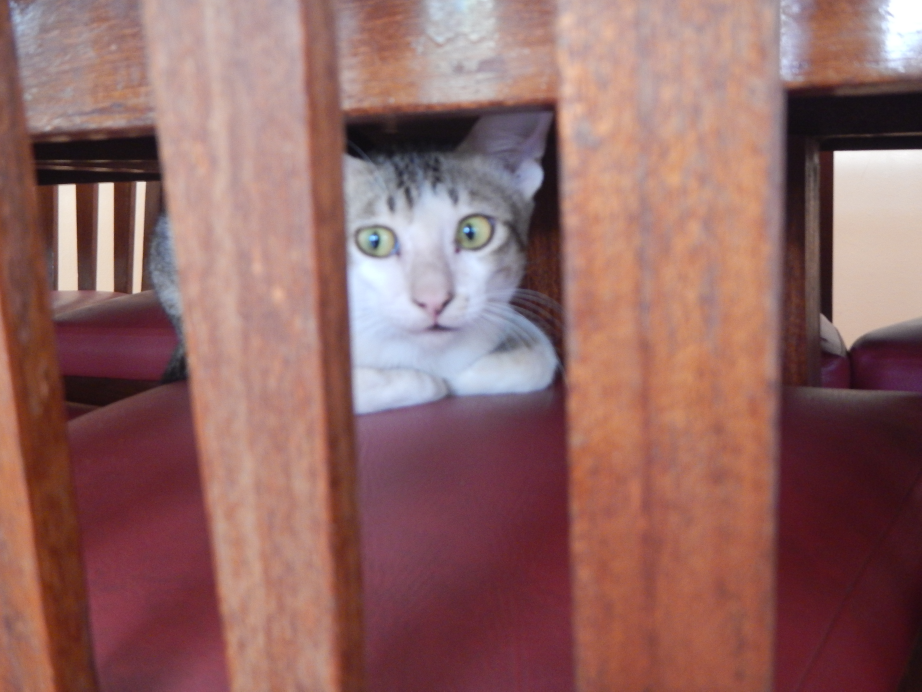
#> input picture python_ML/SSD/DSCN2112.JPG, 4608 x 3456 px (shown at 1/5 size)
$ jupyter execute handle_default_boxes.ipynb
#> lines starting #> are read from the running program, lines starting #| are printed output that depends on the picture; after the words box and inside, x2 and y2 are one past the last pixel; in counts of white or black regions, pixels touching at a corner belong together
[cell 1]
import numpy as np
import cv2
import matplotlib.pyplot as plt
from PIL import Image

[cell 2]
def cvtToPos(feat_map): # feat_map = [cx, cy, w, h]
    left_upper_x = feat_map[0] - int(feat_map[2]/2)
    left_upper_y = feat_map[1] - int(feat_map[3]/2)
    right_lower_x = feat_map[0] + int(feat_map[2]/2)
    right_lower_y = feat_map[1] + int(feat_map[3]/2)
    return np.array([left_upper_x, left_upper_y, right_lower_x, right_lower_y]).astype(np.int32)

def cvtEdge2Center(rect): # rect = [left_upper_x, left_upper_y, w, h]
    cx = rect[0] + int(rect[2]/2)
    cy = rect[1] + int(rect[3]/2)
    return np.array([cx, cy, rect[2], rect[3]]).astype(np.int32)

[cell 3]
# compute feature map positions
def generate_feature_map(imgage_size, feat_size): # #(width, height),(m,n)
    im_w = imgage_size[0]
    im_h = imgage_size[1]
    w = im_w / feat_size[0]
    h = im_h / feat_size[1]

    feat_w = int(w)
    feat_h =int(h)

    feat_map = np.ones([feat_size[0], feat_size[1], 4])

    for i in range(feat_size[0]):
        for j in range(feat_size[1]):

            feat_c_x = int(w / 2 + 1 + i * w)
            feat_c_y = int(h / 2 + 1 + j * h)

            feat_map[i,j,:] = np.array((feat_c_x, feat_c_y, feat_w, feat_h))

    return feat_map.astype(np.int32)#(cx, cy, w, h)

[cell 4]
def generate_scales(smin, smax, num_map):
    return smin + (smax - smin) / (num_map - 1) * np.array([k for k in range(num_map+1)])

[cell 5]
def generate_default_boxes(imgage_size, feat_map, feat_aspect, scale): #scale = (sk[i], sk[i+1])
    length = imgage_size[0]

    def_boxes = []

    for feat in feat_map:
        for j, ar in enumerate(feat_aspects[i]):
            if ar == 1:
                sk1 = [(scale[0] * scale[1]) ** 0.5, scale[0]]
                for sk in sk1:
                    w = int(length * sk * ar **0.5)
                    h = int(length * sk * (1/ar) ** 0.5)
                    def_boxes.append([feat[0],feat[1], w, h])
            else:
                    w = int(length * scale[0] * ar **0.5)
                    h = int(length * scale[0] * (1/ar) ** 0.5)
                    def_boxes.append([feat[0],feat[1], w, h])
    return np.array(def_boxes)

[cell 6]
def normalize(target, ref): # ref might be default box
    cx = (target[0] - ref[0]) / ref[2]
    cy = (target[1] - ref[1]) / ref[3]
    w = np.log(target[2]/ref[2])
    h = np.log(target[3]/ref[3])
    return np.array([cx, cy, w,h])

def smoothL1(target, ref):
    diffs = target - ref
    for m in range(4):
        if np.abs(diffs[m]) > 1:
            diffs[m] = np.abs(diffs[m])  -  0.5
        else:
            diffs[m] = 0.5 *np.abs(diffs[m]) ** 2
    return diffs.sum()

[cell 7]
def box_area(box): #box = [cx, cy, w, h]
    return box[2] * box[3]

def intersection(tar_box, ref_box):# todo: when indexes are out of range
    pixels = 0
    ref_area = cvtToPos(ref_box) # pos = (xmin, ymin, xmax, ymax)
    tar_area = cvtToPos(tar_box)

    x_min_max = np.maximum(ref_area[0], tar_area[0])
    x_max_min = np.minimum(ref_area[2], tar_area[2])

    intersection_x = np.maximum(0, x_max_min - x_min_max)

    y_min_max = np.maximum(ref_area[1], tar_area[1])
    y_max_min = np.minimum(ref_area[3], tar_area[3])

    intersection_y = np.maximum(0, y_max_min - y_min_max)

    pixels = intersection_x * intersection_y

    return pixels

def IoU(tar_box, ref_box):
    return intersection(tar_box, ref_box)/(box_area(tar_box) + box_area(ref_box))

[cell 8]
image_path = 'DSCN2112.JPG'
#image_path = 'test.jpg'
image = Image.open(image_path)
#> image is the input picture: PIL image 4608x3456 RGB; mean R, G, B 145.6, 103.9, 101.2
print(image.format, image.size, image.mode)
#| JPEG (4608, 3456) RGB

[cell 9]
im_original = cv2.imread(image_path)
im_original = cv2.cvtColor(im_original, cv2.COLOR_BGR2RGB)
plt.imshow(im_original)

[cell 10]
im_size = (300, 300)
x = 100
y = 0
w = min(im_original.shape[0:2])
#> w = 3456
h = min(im_original.shape[0:2])
#> h = 3456
im = im_original[y:y+h, x:x+w]
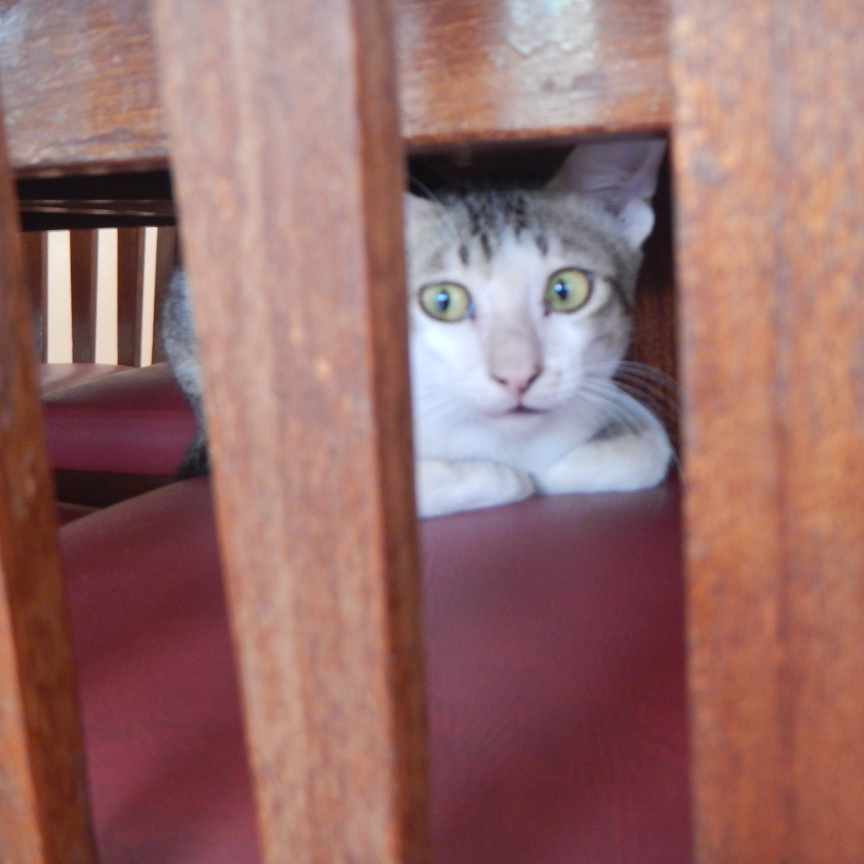
#> im: shape (3456, 3456, 3) (shown at 1/4 size); mean R, G, B 150.9, 109, 106.6
im = cv2.resize(im, im_size)
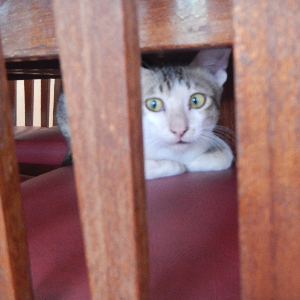
#> im: shape (300, 300, 3); mean R, G, B 150.8, 108.9, 106.6
plt.imshow(im)

[cell 11]
feat_nums = [19, 10, 5, 3, 1]
feat_sizes = np.vstack((feat_nums, feat_nums)).T
feat_maps = []
for feat_size in feat_sizes:
    feat_maps.append(generate_feature_map(im.shape[0:2], feat_size))

[cell 12]
n = 3
color = (0, 0, 255)
for a in feat_maps[n]:
    for b in a:
        rect = cvtToPos(b)
        cv2.rectangle(im, tuple(rect[0:2]), tuple(rect[2:4]), color, thickness=2)
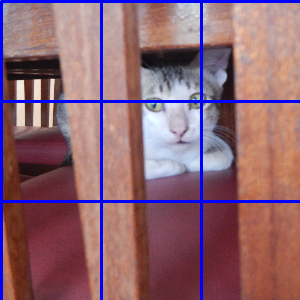
#> im: shape (300, 300, 3); 5.91% of pixels changed, all inside (x1, y1, x2, y2) = (0, 0, 300, 300)
plt.imshow(im)

[cell 13]
scales = generate_scales(0.2, 0.9, len(feat_nums))

[cell 14]
aspects = [1, 1/2, 2, 1/3, 3]
aspect_exception = [3, 4]
feat_aspects = []
for i in range(len(feat_maps)):
    if i in aspect_exception:
        feat_aspects.append(aspects[0:3])
    else:
        feat_aspects.append(aspects)

[cell 15]
def_boxes = []
for i, (feat_map, feat_aspect) in enumerate(zip(feat_maps, feat_aspects)):
    scale = (scales[i], scales[i+1])
    def_boxes.append(generate_default_boxes(im.shape[0:2], feat_map.reshape([-1,4]), feat_aspect, scale))
def_box_arr = np.vstack([def_boxes[0], def_boxes[1], def_boxes[2], def_boxes[3], def_boxes[4]])

[cell 16]
color = (0, 255, 255)
rand_ref = (np.random.rand(5)*len(def_box_arr)).astype(np.int32)
#> rand_ref = [1622, 2114, 1781, 1610, 1252]
for b in def_box_arr[rand_ref]:
    rect = cvtToPos(b)
    cv2.rectangle(im, tuple(rect[0:2]), tuple(rect[2:4]), color, thickness=2)
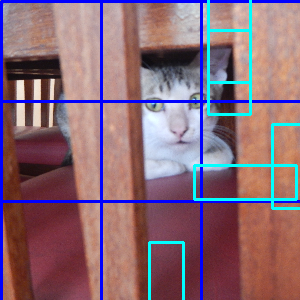
#> im: shape (300, 300, 3); 3% of pixels changed, all inside (x1, y1, x2, y2) = (148, 0, 300, 300)
plt.imshow(im)

[cell 17]
pred_box = np.array([[150, 50, 100, 100]])
gt_box = np.array([[180, 100, 100,100]])

color = (255, 255, 255)
for b in gt_box:
    rect = cvtToPos(b)
    cv2.rectangle(im, tuple(rect[0:2]), tuple(rect[2:4]), color, thickness=2)
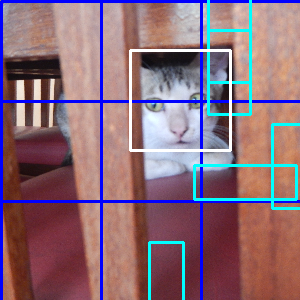
#> im: shape (300, 300, 3); 1.33% of pixels changed, all inside (x1, y1, x2, y2) = (129, 49, 232, 152)
color = (255, 0, 0)
for b in pred_box:
    rect = cvtToPos(b)
    cv2.rectangle(im, tuple(rect[0:2]), tuple(rect[2:4]), color, thickness=2)
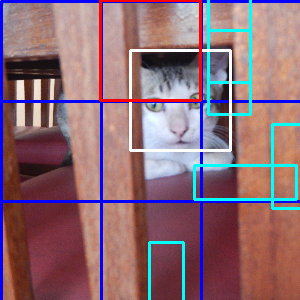
#> im: shape (300, 300, 3); 1.22% of pixels changed, all inside (x1, y1, x2, y2) = (99, 0, 202, 102)
plt.imshow(im)

[cell 18]
IoUs = []
for b in def_box_arr:
    IoUs.append(IoU(gt_box[0], b))
IoUs = np.array(IoUs)

[cell 19]
color = (255, 255, 0)
for b in def_box_arr[np.where(IoUs>0.4)]:
    rect = cvtToPos(b)
    cv2.rectangle(im, tuple(rect[0:2]), tuple(rect[2:4]), color, thickness=2)
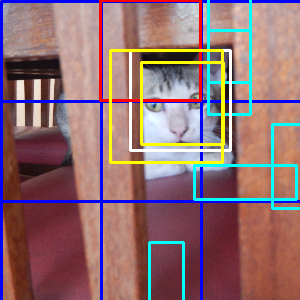
#> im: shape (300, 300, 3); 2.38% of pixels changed, all inside (x1, y1, x2, y2) = (109, 49, 225, 164)
plt.imshow(im)

[cell 20]
norm_gt_box = []
norm_pred_box = []

for d in def_box_arr:
    norm_gt_box.append(normalize(gt_box[0], d))
    norm_pred_box.append(normalize(pred_box[0], d))

[cell 21]
loss = 0
for j in np.where(IoUs>0.4)[0]:
    loss += smoothL1(norm_pred_box[j], norm_gt_box[j])

[cell 22]
loss
#> Out = 0.388

$ run again, with python_ML/SSD/test1.jpg copied over python_ML/SSD/DSCN2112.JPG
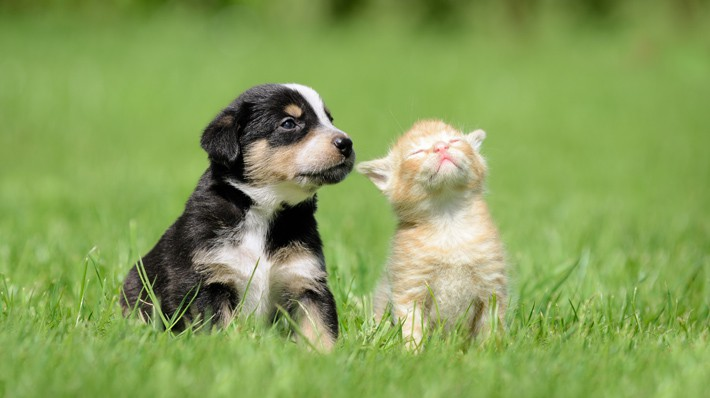
#> input picture python_ML/SSD/test1.jpg, 710 x 398 px
#> image is the input picture: PIL image 710x398 RGB; mean R, G, B 134.1, 159.5, 87.8
#| JPEG (710, 398) RGB
#> after the loop `for b in pred_box:`:
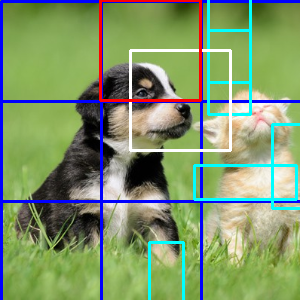
#> im: shape (300, 300, 3); mean R, G, B 127.8, 149.4, 106.9
#> after the loop `for b in def_box_arr[np.where(IoUs>0.4)]:`:
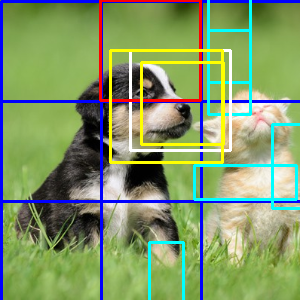
#> im: shape (300, 300, 3); 2.38% of pixels changed, all inside (x1, y1, x2, y2) = (109, 49, 225, 164)
